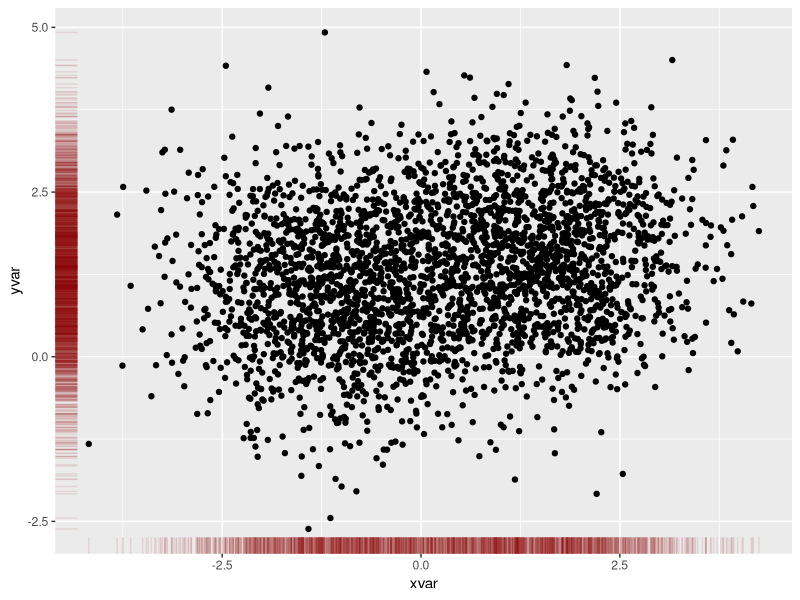
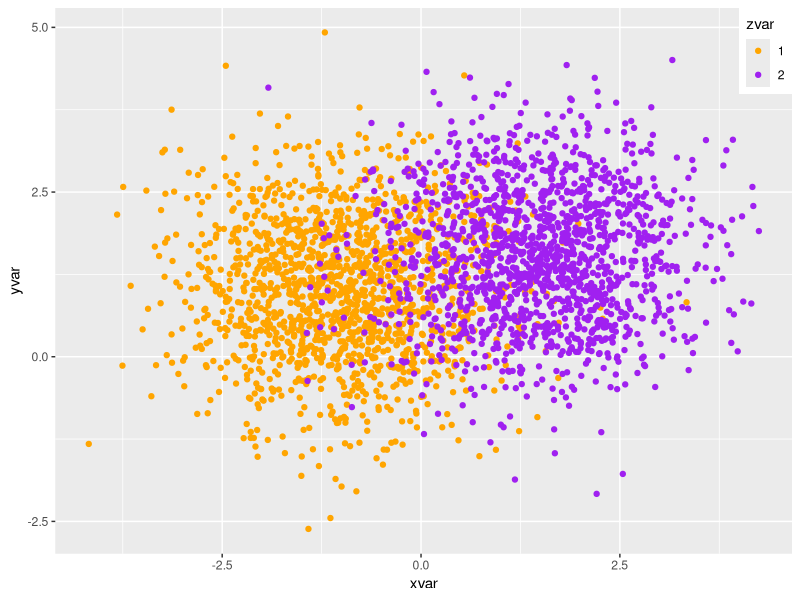
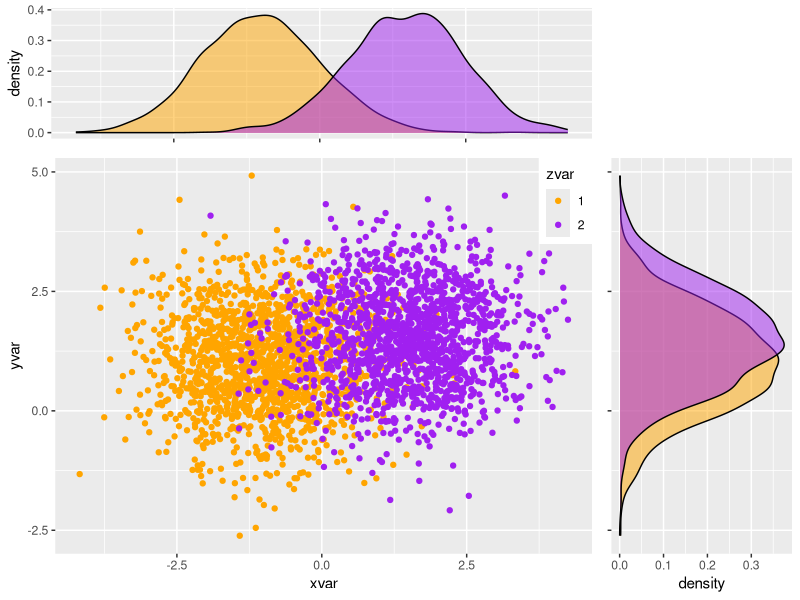
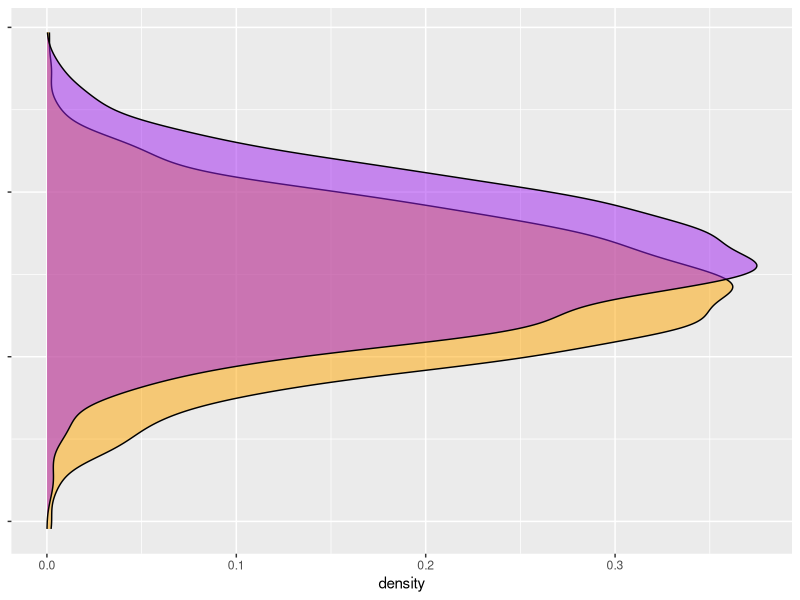

Write R code to recreate these figures, in order.
## ---- chunk 1
library(grid)
library(ggplot2)

set.seed(288)
xvar <- c(rnorm(1500, mean = -1), rnorm(1500, mean = 1.5))
yvar <- c(rnorm(1500, mean = 1), rnorm(1500, mean = 1.5))
zvar <- as.factor(c(rep(1, 1500), rep(2, 1500)))
xy <- data.frame(xvar, yvar, zvar)

ggplot(xy,aes(xvar,yvar)) + geom_point() + geom_rug(col="darkred",alpha=.1)

ggplot(xy, aes(x=xvar, y=yvar, colour=zvar)) + geom_point() +
  scale_colour_manual(values = c("orange", "purple")) +
  theme(legend.position = c(1, 1), legend.justification = c(1, 1))

scatter <- ggplot(xy, aes(x=xvar, y=yvar, colour=zvar)) +
  geom_point() + scale_colour_manual(values = c("orange", "purple")) +
  theme(legend.position = c(1, 1), legend.justification = c(1, 1))

den1 <- ggplot(xy, aes(xvar)) + geom_density(aes(xvar, fill =zvar), alpha = 0.5) +
  scale_fill_manual(values = c("orange", "purple")) +theme(legend.position = "none") +
  theme(axis.title.x = element_blank(), axis.text.x = element_blank())

den2 <- ggplot(xy, aes(yvar)) + 
  geom_density(aes(yvar, fill =zvar), alpha = 0.5) + 
  scale_fill_manual(values = c("orange", "purple")) +
  theme(legend.position = "none") + 
  theme(axis.title.y = element_blank(), axis.text.y = element_blank()) + coord_flip()


grid.newpage()
pushViewport(viewport(layout=grid.layout(4,4)))
print(den1, vp= viewport(layout.pos.row=1, layout.pos.col=1:3))
print(scatter, vp= viewport(layout.pos.row=2:4, layout.pos.col=1:3))
print(den2, vp= viewport(layout.pos.row=2:4, layout.pos.col=4))

Figura5 <- tempfile()
ggsave(filename = "Figura5.pdf",
       path ="C:/Users/Marina/Desktop/GGPLOT/Ejercicio5/Ejercicio 5", 
       device = "pdf", width = 8, height = 8)
